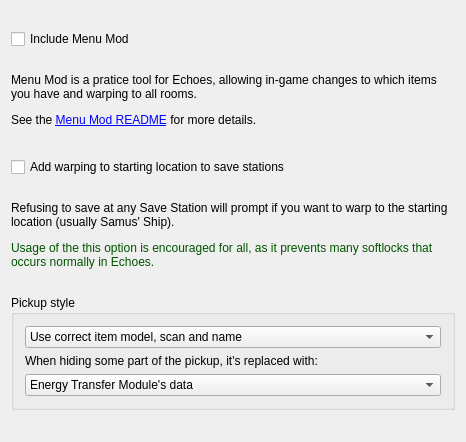
<?xml version="1.0" encoding="UTF-8"?>
<ui version="4.0">
 <class>GamePatchesWindow</class>
 <widget class="QMainWindow" name="GamePatchesWindow">
  <property name="geometry">
   <rect>
    <x>0</x>
    <y>0</y>
    <width>466</width>
    <height>442</height>
   </rect>
  </property>
  <property name="windowTitle">
   <string>Hello, world!</string>
  </property>
  <widget class="QWidget" name="centralWidget">
   <property name="maximumSize">
    <size>
     <width>16777215</width>
     <height>16777215</height>
    </size>
   </property>
   <layout class="QVBoxLayout" name="verticalLayout">
    <item>
     <widget class="QCheckBox" name="include_menu_mod_check">
      <property name="enabled">
       <bool>true</bool>
      </property>
      <property name="text">
       <string>Include Menu Mod</string>
      </property>
     </widget>
    </item>
    <item>
     <widget class="QLabel" name="include_menu_mod_label">
      <property name="sizePolicy">
       <sizepolicy hsizetype="Preferred" vsizetype="Fixed">
        <horstretch>0</horstretch>
        <verstretch>0</verstretch>
       </sizepolicy>
      </property>
      <property name="maximumSize">
       <size>
        <width>16777215</width>
        <height>60</height>
       </size>
      </property>
      <property name="text">
       <string>&lt;html&gt;&lt;head/&gt;&lt;body&gt;&lt;p&gt;Menu Mod is a pratice tool for Echoes, allowing in-game changes to which items you have and warping to all rooms.&lt;/p&gt;&lt;p&gt;See the &lt;a href=&quot;https://www.dropbox.com/s/yhqqafaxfo3l4vn/Echoes%20Menu.7z?file_subpath=%2FEchoes+Menu%2Freadme.txt&quot;&gt;&lt;span style=&quot; text-decoration: underline; color:#0000ff;&quot;&gt;Menu Mod README&lt;/span&gt;&lt;/a&gt; for more details.&lt;/p&gt;&lt;/body&gt;&lt;/html&gt;</string>
      </property>
      <property name="alignment">
       <set>Qt::AlignLeading|Qt::AlignLeft|Qt::AlignTop</set>
      </property>
      <property name="wordWrap">
       <bool>true</bool>
      </property>
      <property name="openExternalLinks">
       <bool>true</bool>
      </property>
     </widget>
    </item>
    <item>
     <widget class="QCheckBox" name="warp_to_start_check">
      <property name="text">
       <string>Add warping to starting location to save stations</string>
      </property>
     </widget>
    </item>
    <item>
     <widget class="QLabel" name="warp_to_start_label">
      <property name="sizePolicy">
       <sizepolicy hsizetype="Preferred" vsizetype="Fixed">
        <horstretch>0</horstretch>
        <verstretch>0</verstretch>
       </sizepolicy>
      </property>
      <property name="maximumSize">
       <size>
        <width>16777215</width>
        <height>70</height>
       </size>
      </property>
      <property name="text">
       <string>&lt;html&gt;&lt;head/&gt;&lt;body&gt;&lt;p&gt;Refusing to save at any Save Station will prompt if you want to warp to the starting location (usually Samus' Ship).&lt;/p&gt;&lt;p&gt;&lt;span style=&quot; color:#005500;&quot;&gt;Usage of the this option is encouraged for all, as it prevents many softlocks that occurs normally in Echoes.&lt;/span&gt;&lt;/p&gt;&lt;/body&gt;&lt;/html&gt;</string>
      </property>
      <property name="alignment">
       <set>Qt::AlignLeading|Qt::AlignLeft|Qt::AlignTop</set>
      </property>
      <property name="wordWrap">
       <bool>true</bool>
      </property>
     </widget>
    </item>
    <item>
     <widget class="QGroupBox" name="pickup_style_box">
      <property name="sizePolicy">
       <sizepolicy hsizetype="Preferred" vsizetype="Fixed">
        <horstretch>0</horstretch>
        <verstretch>0</verstretch>
       </sizepolicy>
      </property>
      <property name="title">
       <string>Pickup style</string>
      </property>
      <layout class="QVBoxLayout" name="verticalLayout_2">
       <item>
        <widget class="QComboBox" name="pickup_model_combo">
         <item>
          <property name="text">
           <string>Use correct item model, scan and name</string>
          </property>
         </item>
         <item>
          <property name="text">
           <string>Use correct scan and name, hide the model</string>
          </property>
         </item>
         <item>
          <property name="text">
           <string>Use correct name, hide the model and scan</string>
          </property>
         </item>
         <item>
          <property name="text">
           <string>Hide the model, scan and name</string>
          </property>
         </item>
        </widget>
       </item>
       <item>
        <widget class="QLabel" name="pickup_data_source_label">
         <property name="text">
          <string>When hiding some part of the pickup, it's replaced with:</string>
         </property>
        </widget>
       </item>
       <item>
        <widget class="QComboBox" name="pickup_data_source_combo">
         <item>
          <property name="text">
           <string>Energy Transfer Module's data</string>
          </property>
         </item>
         <item>
          <property name="text">
           <string>A random item data</string>
          </property>
         </item>
         <item>
          <property name="text">
           <string>The data of the pickup in that place</string>
          </property>
         </item>
        </widget>
       </item>
      </layout>
     </widget>
    </item>
   </layout>
  </widget>
  <widget class="QMenuBar" name="menuBar">
   <property name="geometry">
    <rect>
     <x>0</x>
     <y>0</y>
     <width>466</width>
     <height>18</height>
    </rect>
   </property>
  </widget>
 </widget>
 <layoutdefault spacing="6" margin="11"/>
 <resources/>
 <connections/>
</ui>
